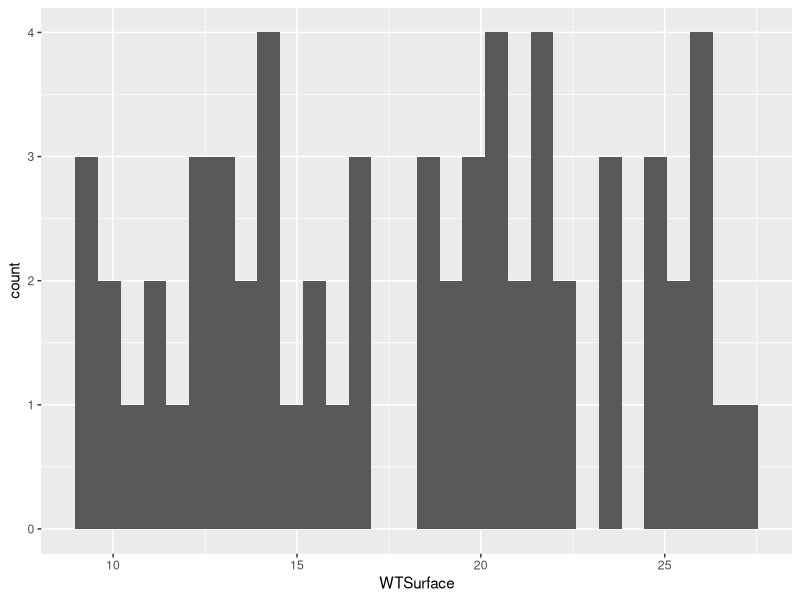
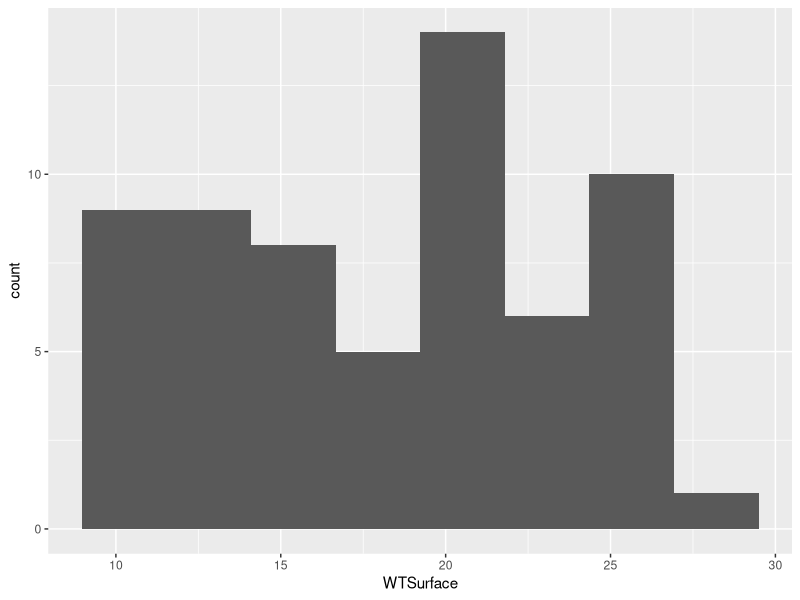
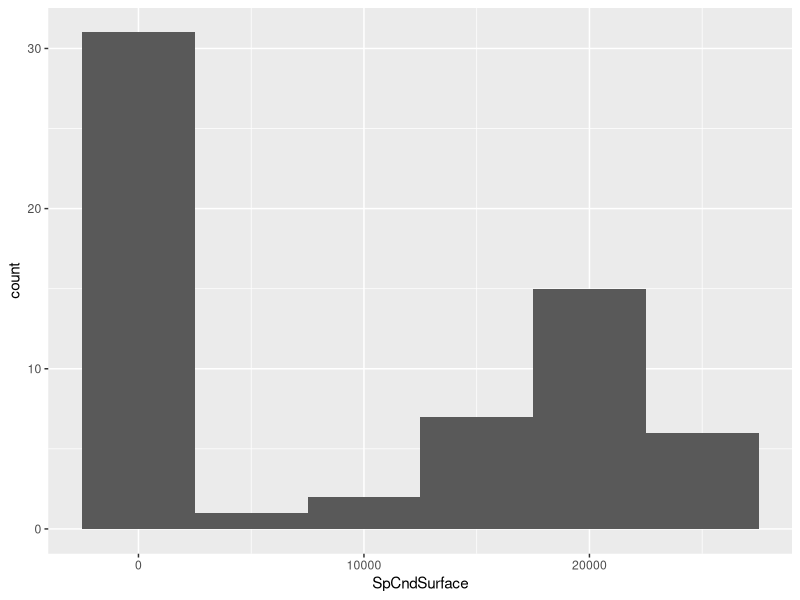
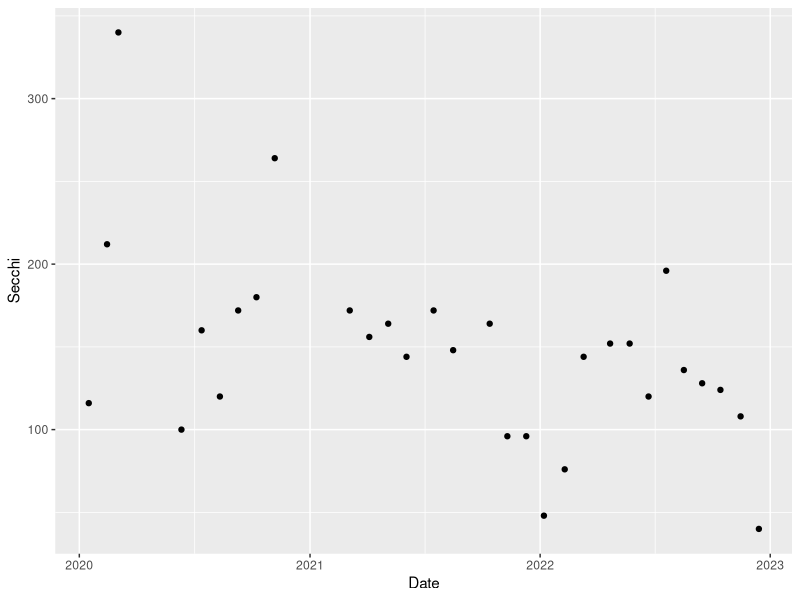
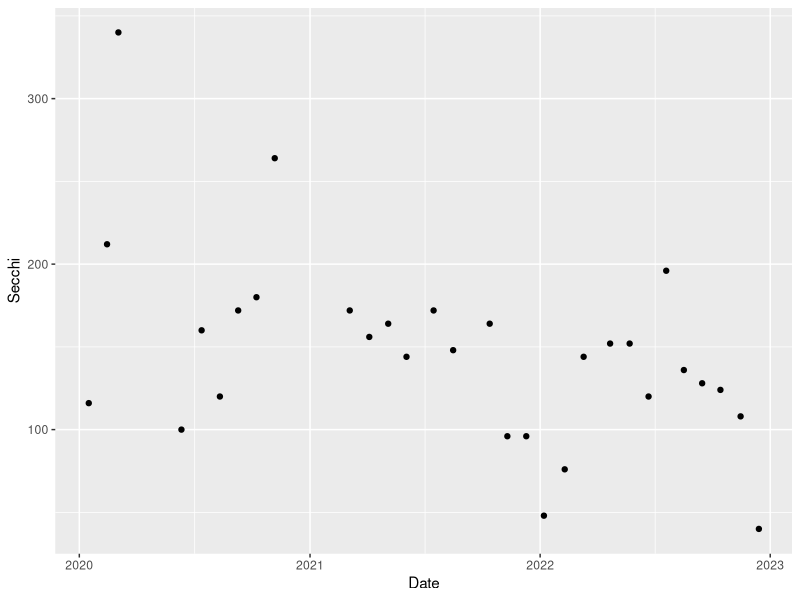
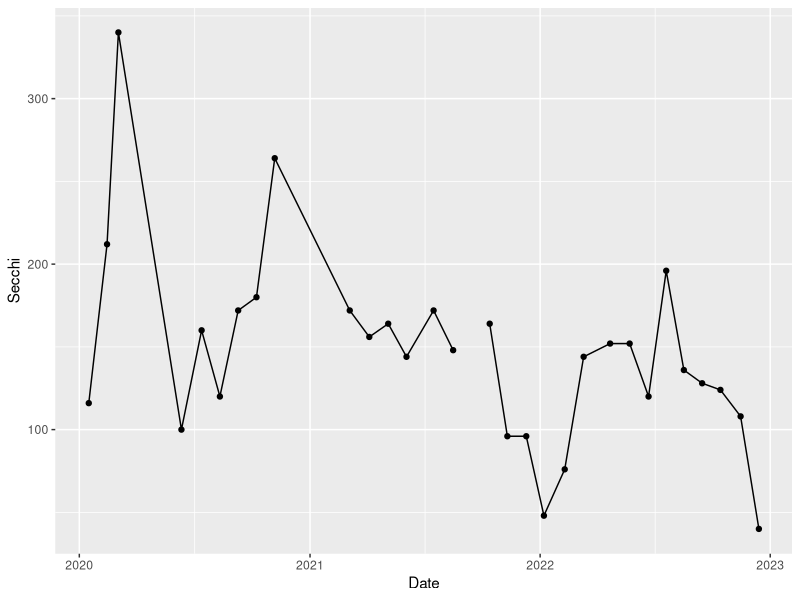
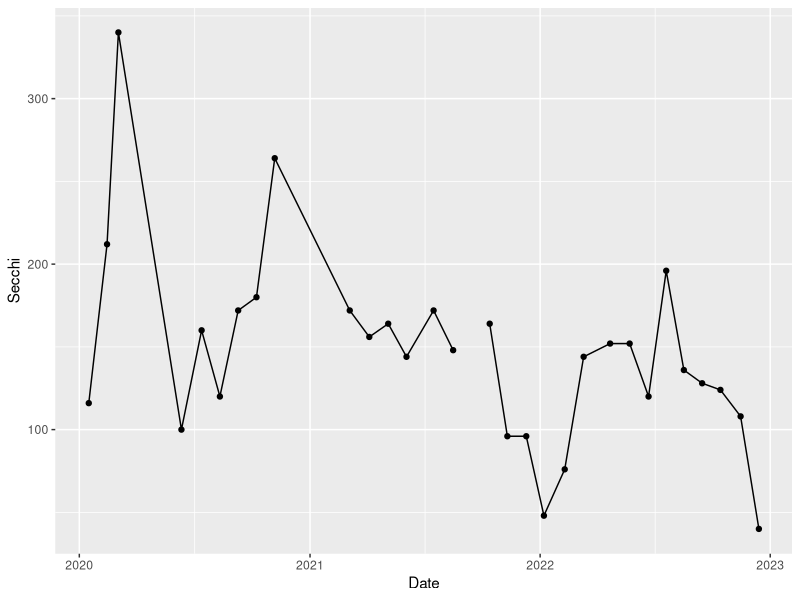
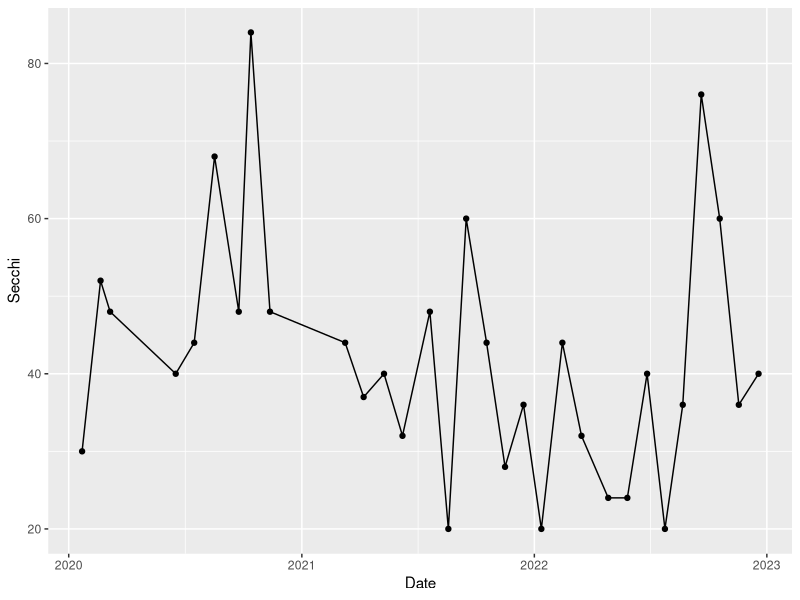

R code for these plots, in order:
## ---- chunk 1
knitr::opts_chunk$set(include=TRUE, message=FALSE, warning=FALSE)
## ---- chunk 2

library(tidyverse) #suite of data science tools
library(here) #setting working directory
library(viridis) #color blind friendly color palettes
library(patchwork) #combining plots into panels

## ---- chunk 3
here()
wqdata <- read_csv( here("data/WQ_P8D7.csv"))

## ---- chunk 4

glimpse(wqdata)

## ---- chunk 5

(plot_hist_temp <- ggplot(data = wqdata, aes(x = WTSurface)) +
  geom_histogram()
)

## ---- chunk 6

(plot_hist_temp_bins <- ggplot(data = wqdata, aes(x = WTSurface)) +
  geom_histogram(bins = 8)
)

## ---- chunk 7

(plot_hist_sc <- ggplot(data = wqdata, aes(x = SpCndSurface)) +
   geom_histogram(bins = 6)
)

## ---- chunk 8

#filter data set to only data for station P8
wqdata_p8 <- wqdata %>% 
  filter(Station == "P8") 

#filter data set to only data for station D7
#we will use this a little later
wqdata_d7 <- wqdata %>% 
  filter(Station == "D7") 

#now plot this subset of the data
(plot_ts_points <- ggplot(data = wqdata_p8, aes(x = Date, y = Secchi)) +
  geom_point()
)

## ---- chunk 9

#you can also do the filtering and plotting all at once if you want
(plot_ts_points2 <- wqdata %>% 
    filter(Station == "P8") %>% 
      ggplot(aes(x = Date, y = Secchi)) +
    geom_point()
)

## ---- chunk 10

#time series plot with connecting lines
(plot_ts_points_lines_p8 <- ggplot(data = wqdata_p8, aes(x = Date, y = Secchi)) +
  geom_point()+
  geom_line())

## ---- chunk 11

#Because we are simply building upon the previous graph made with only the points, we can also use this shortened approach, which further demonstrates that we are simply adding layers
(plot_ts_points_lines_p8_2<- plot_ts_points +
  geom_line())

## ---- chunk 12

(plot_ts_points_lines_d7 <- ggplot(data = wqdata_d7, aes(x = Date, y = Secchi)) +
  geom_point()+
  geom_line())

## ---- chunk 13

#time series plot with connecting lines for both stations
(plot_ts_points_lines_two <- ggplot(data = wqdata, aes(x = Date, y = Secchi, group = Station)) +
  geom_point(aes(color = Station))+
  geom_line(aes(color = Station)))

## ---- chunk 14

(plot_scatter <- ggplot(data = wqdata, aes(x = DOC, y = TOC)) +
  geom_point()
)

## ---- chunk 15
(plot_scatter_trend <- plot_scatter +
   geom_smooth(method = lm)
   )

## ---- chunk 16
cor.test(wqdata$DOC,wqdata$TOC)
## ---- chunk 17

(plot_scatter_trend_phyto <- ggplot(data = wqdata, aes(x = Chla, y = Pheophytin)) +
  geom_point()+
  geom_smooth(method = lm)
)

## ---- chunk 18

cor.test(wqdata$Chla,wqdata$Pheophytin)

## ---- chunk 19

#try making the plot with Microcystis as numeric type
(plot_bw1 <- ggplot(data = wqdata, aes(x = Microcystis, y = WTSurface)) +
   geom_boxplot()
   )

## ---- chunk 20
#make the plot correctly by specifying that Microcystis scores are categorical rather than numeric
(plot_bw2 <- ggplot(data = wqdata, aes(x = factor(Microcystis), y = WTSurface)) +
   geom_boxplot()
   )
## ---- chunk 21

(plot_bw_points <- plot_bw2 +
   geom_jitter()
   )

## ---- chunk 22

(plot_bw_turb <- ggplot(data = wqdata, aes(x = factor(Microcystis), y = Secchi)) +
   geom_boxplot() +
   geom_jitter()
   )

## ---- chunk 23

#first let's calculate the summary statistics for WTSurface and Secchi by Microcystis score
wqdata_means <- wqdata %>% 
  group_by(Microcystis) %>% 
  summarize(temp_mean = mean(WTSurface)
            ,temp_sd = sd(WTSurface)
            ,secchi_mean = mean(Secchi,na.rm = T)
            ,secchi_sd = sd(Secchi,na.rm = T)
            )

#now make the bar plot
(plot_bar <- ggplot(data = wqdata_means, aes(x = factor(Microcystis), y = temp_mean)) +
   geom_bar(stat = 'identity')
   )

## ---- chunk 24
#another way to make the same plot
(plot_bar2 <- ggplot(data = wqdata_means) +
    geom_col(aes(x = factor(Microcystis), y = temp_mean))
    )
## ---- chunk 25

(plot_bar_error <- ggplot(data = wqdata_means, aes(x = factor(Microcystis), y = temp_mean)) +
   geom_bar(stat = 'identity')+
     geom_errorbar(aes(ymin = temp_mean-temp_sd, ymax = temp_mean+temp_sd),width = 0.2)
   )


## ---- chunk 26

(plot_bar_error_secchi <- ggplot(data = wqdata_means, aes(x = factor(Microcystis), y = secchi_mean)) +
   geom_bar(stat = 'identity')+
     geom_errorbar(aes(ymin = secchi_mean-secchi_sd, ymax = secchi_mean+secchi_sd),width = 0.2)
   )

## ---- chunk 27

#first we will rearrange the data frame a bit to make plotting easier
wqdata_p8_nutrients <- wqdata_p8 %>% 
  #reduce data set down to just the needed columns
  select(Station, Date, DissAmmonia, DissNitrateNitrite) %>% 
  #convert from wide to long format
  pivot_longer(cols = c(DissAmmonia,DissNitrateNitrite), names_to = "Nutrient", values_to = "Value")

## ---- chunk 28
(plot_bar_stack_abs <- ggplot(data = wqdata_p8_nutrients, aes(x = Date, y = Value, fill = Nutrient)) +
   geom_bar(stat = 'identity')
   )
## ---- chunk 29
(plot_bar_stack_rel <- ggplot(data = wqdata_p8_nutrients, aes(x = Date, y = Value, fill = Nutrient)) +
   geom_bar(stat = "identity", position = "fill")
 )
## ---- chunk 30

wqdata_d7_nutrients <- wqdata_d7 %>% 
  #reduce data set down to just the needed columns
  select(Station, Date, DissAmmonia, DissNitrateNitrite) %>% 
  #convert from wide to long format
  pivot_longer(cols = c(DissAmmonia,DissNitrateNitrite), names_to = "Nutrient", values_to = "Value")

## ---- chunk 31
(plot_bar_stack_rel_d7 <- ggplot(data = wqdata_d7_nutrients, aes(x = Date, y = Value, fill = Nutrient)) +
   geom_bar(stat = "identity", position = "fill")
)
## ---- chunk 32

#faceted time series plot for Dissolved Ammonia
(plot_ts_points_lines_facet <- ggplot(data = wqdata, aes(x = Date, y = Secchi)) +
  geom_point()+
  geom_line())+
  facet_grid(Station~.)

## ---- chunk 33

#time series plot for two analytes
(plot_bar_stack_abs_facet <- ggplot(data = wqdata_p8_nutrients, aes(x = Date, y = Value)) +
   geom_bar(stat = 'identity')+
  facet_grid(Nutrient~.)
)

## ---- chunk 34

#time series plot for two analytes with different y-axis ranges
(plot_bar_stack_abs_facet <- ggplot(data = wqdata_p8_nutrients, aes(x = Date, y = Value)) +
   geom_bar(stat = 'identity')+
  facet_grid(Nutrient~., scales = "free_y")
)

## ---- chunk 35

#two side by side
plot_hist_temp_bins + plot_bar_stack_abs

## ---- chunk 36
#two stacked
plot_hist_temp_bins / plot_bar_stack_abs

## ---- chunk 37
#one large on left and two small stacked on right
plot_hist_temp_bins+(plot_hist_temp_bins / plot_bar_stack_abs)
## ---- chunk 38

#basic time series plot with connecting lines for both stations
(plot_ts_points_lines_two <- ggplot(data = wqdata, aes(x = Date, y = Secchi)) +
  geom_point(aes(color = Station))+
  geom_line(aes(color = Station)))

#different point types for different stations
(plot_ts_points_lines_two_pts <- ggplot(data = wqdata, aes(x = Date, y = Secchi)) +
  geom_point(aes(color = Station, shape = Station))+
  geom_line(aes(color = Station)))

#different line types for different stations
(plot_ts_points_lines_two_pts <- ggplot(data = wqdata, aes(x = Date, y = Secchi)) +
  geom_point(aes(color = Station, shape = Station))+
  geom_line(aes(color = Station, linetype = Station)))

#adjust point sizes and line widths
(plot_ts_points_lines_two_pts <- ggplot(data = wqdata, aes(x = Date, y = Secchi)) +
  geom_point(aes(color = Station, shape = Station), size = 3)+
  geom_line(aes(color = Station, linetype = Station), size = 1.2))


#Customize colors 
(plot_ts_points_lines_two_custom <- ggplot(data = wqdata, aes(x = Date, y = Secchi)) +
  geom_point(aes(color = Station, shape = Station), size = 3)+
  geom_line(aes(color = Station, linetype = Station), size = 1.2)+
  scale_color_manual(values =c("midnightblue","darkorange3"))
)

#Customize point shapes 
(plot_ts_points_lines_two_custom <- ggplot(data = wqdata, aes(x = Date, y = Secchi)) +
  geom_point(aes(color = Station, shape = Station), size = 3)+
  geom_line(aes(color = Station, linetype = Station), size = 1.2)+
  scale_color_manual(values =c("midnightblue","darkorange3")) +
  scale_shape_manual(values = c(15,17))
)


#Customize line types
(plot_ts_points_lines_two_custom <- ggplot(data = wqdata, aes(x = Date, y = Secchi)) +
  geom_point(aes(color = Station, shape = Station), size = 3)+
  geom_line(aes(color = Station, linetype = Station), size = 1.2)+
  scale_color_manual(values =c("midnightblue","darkorange3")) +
  scale_shape_manual(values = c(15,17)) +
  scale_linetype_manual(values = c("dotted","longdash"))
)



## ---- chunk 39

#Use color palette
#our Sechi depth plot isn't a great example so we will go back to our Microcystis scores plot
(plot_bar <- ggplot(data = wqdata_means, aes(x = factor(Microcystis), y = temp_mean, fill = factor(Microcystis))) +
   geom_bar(stat = 'identity')+
   scale_fill_viridis(discrete = T)
   )


## ---- chunk 40
#change background from gray with white grid to white with gray grid
(plot_background_bw <- plot_ts_points_lines_two_custom + 
  theme_bw()
)

(plot_background_classic <- plot_ts_points_lines_two_custom + 
  theme_classic()
)

## ---- chunk 41
(plot_labels <- plot_background_classic +
  labs(x = "Sampling Date"
       , y = "Secchi depth (cm)"
       ,title = "Secchi depth comparison"
       )
)

